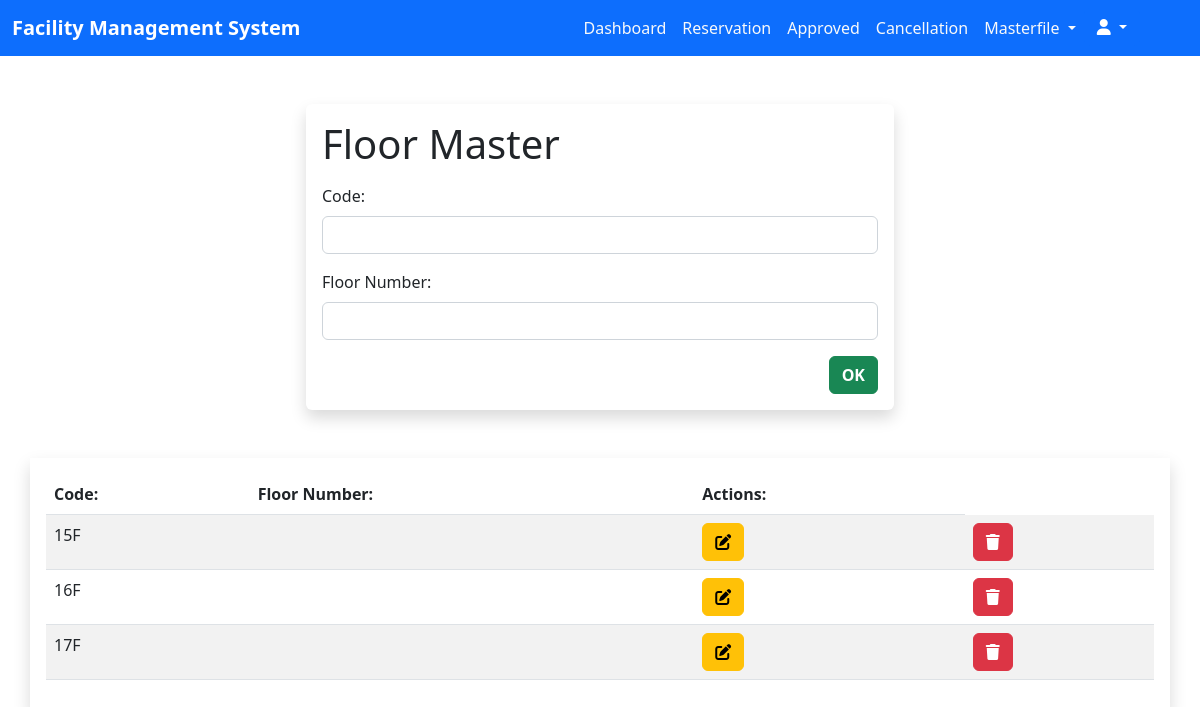
The app's page /admin/floor_master.php (signed in), older data.
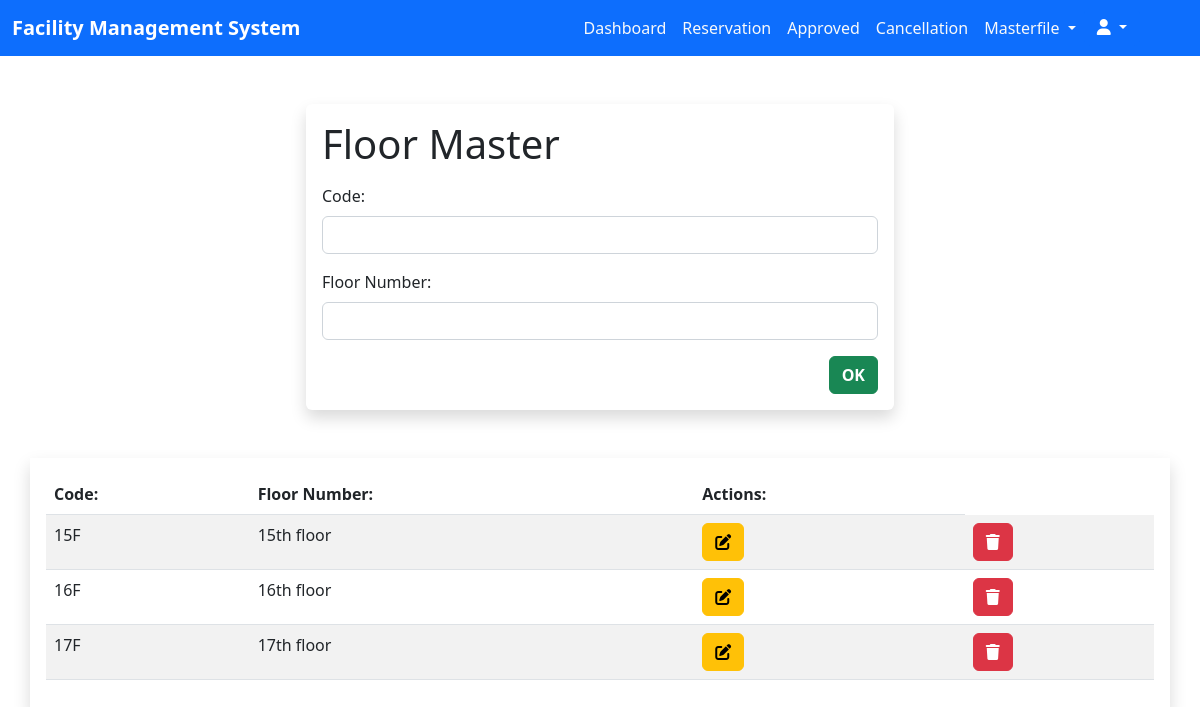
The same page, newer data.
### tables this page shows
CREATE TABLE `floors` (
  `id` int(11) NOT NULL AUTO_INCREMENT,
  `floor_code` varchar(255) NOT NULL,
  `floor_number` varchar(255) NOT NULL,
  PRIMARY KEY (`id`)
);

### admin/floor_master.php (the view, shortened to what this page needs)
<?php
  include_once $_SERVER['DOCUMENT_ROOT'] . '/facility_management/database/connection.php';
  $sqlFloor = "SELECT * FROM floors ORDER BY floor_number ASC";
  $stmtFloor = $con->prepare($sqlFloor);
  $stmtFloor->execute();
?>
<!DOCTYPE html>
<html lang="en">
<head>
  <link href="https://cdn.jsdelivr.net/npm/bootstrap@5.2.3/dist/css/bootstrap.min.css" rel="stylesheet"
 />
  <link rel="stylesheet" href="./styles/company.css" />
</head>
<body>
  <nav class="navbar navbar-expand-lg bg-primary">
    <div class="container-fluid">
      <a class="navbar-brand fw-bold text-white __navbar-brand" href="dashboard_admin.php">Facility Management
        System</a>
      <div class="collapse navbar-collapse" id="nav">
        <ul class="navbar-nav ms-auto mb-2 mb-lg-0 me-5">
          <li class="nav-item text-center">
            <a href="dashboard_admin.php" class="nav-link text-light">Dashboard</a>
          </li>
          <li class="nav-item text-center">
            <a href="pending_reservation.php" class="nav-link text-light">Reservation</a>
          </li>
          <li class="nav-item text-center">
            <a href="approved.php" class="nav-link text-light">Approved</a>
          </li>
          <li class="nav-item text-center">
            <a href="cancellation.php" class="nav-link text-light">Cancellation</a>
          </li>
          <li class="nav-item dropdown text-center">
            <a class="nav-link dropdown-toggle text-center text-light" href="#" data-bs-toggle="dropdown">
              Masterfile
            </a>
          </li>
          <div class="dropdown">
            <button class="btn btn-primary dropdown-toggle" type="button" data-bs-toggle="dropdown">
              <i class="fa-sharp fa-solid fa-user"></i>
            </button>
          </div>
        </ul>
      </div>
    </div>
  </nav>
  <div class="container-fluid mt-5">
    <div class="container w-50 shadow p-3 mb-5 bg-body rounded">
      <form action="./php/floormaster_create.php" method="post" class="needs-validation" novalidate>
        <p class="h1 mb-3">Floor Master</p>
        <div class="row">
          <div class="col-12 ">
            <div class="mb-3" class="form-group">
              <label for="code" class="form-label">Code:</label>
              <input type="text" name="floor_code" id="code" class="form-control" required />
            </div>
          </div>
          <div class="col-12 ">
            <div class="mb-3" class="form-group">
              <label for="floor" class="form-label">Floor Number:</label>
              <input type="text" name="floor_number" id="floor" class="form-control" required>
            </div>
          </div>
          <div class="col-12">
            <div class="mb-3">
              <input type="submit" name="floor_master" value="OK" class="btn btn-success fw-bold float-end" />
            </div>
          </div>
        </div>
      </form>
    </div>
  </div>
  <div class="container-fluid">
    <div class="container shadow p-3 mb-5 bg-body-rounded">
      <div class="table-responsive">
        <table class="table table-hover table-striped">
          <thead>
            <tr>
              <th scope="col">Code:</th>
              <th scope="col">Floor Number:</th>
              <th col="2">Actions:</th>
            </tr>
          </thead>
          <tbody>
            <?php while($rowFloors = $stmtFloor->fetch()) { ?>
            <tr>
              <td><?php echo $rowFloors->floor_code ?></td>
              <td><?php echo $rowFloors->floor_number ?></td>
              <td>
                <button type="button" class="btn btn-warning" data-bs-toggle="modal"
                  data-bs-target="#updateModal-<?php echo $rowFloors->id ?>">
                  <i class="fa-solid fa-pen-to-square"></i>
                </button>
              </td>
              <td>
                <button type="button" class="btn btn-danger" data-bs-toggle="modal"
                  data-bs-target="#deleteModal-<?php echo $rowFloors->id ?>">
                  <i class="fa-solid fa-trash"></i>
                </button>
              </td>
            </tr>
            <?php } ?>
          </tbody>
        </table>
      </div>
    </div>
  </div>
</body>
</html>

Row changes from the older to the newer data that the page shows:
removed floors: floor_code "15F"
removed floors: floor_code "16F"
removed floors: floor_code "17F"
added floors: floor_code "15F", floor_number "15th floor"
added floors: floor_code "16F", floor_number "16th floor"
added floors: floor_code "17F", floor_number "17th floor"
